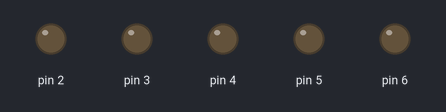
A sketch run on a simulated Arduino Uno, built with avr-gcc and run on an emulated ATmega328P. Shown: output pins drawn as LEDs (lit = HIGH).

Above: at 0.5 s.
At 5.0 s:
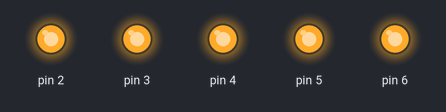
Timing chart, 0 to 6.9 s (numbered marks = the images above):
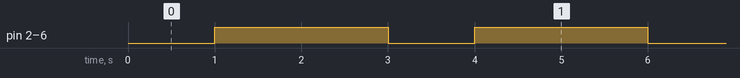

The sketch:

codigo.ino
```cpp
// C++ code
//
void setup()
{
  pinMode(2, OUTPUT);
  pinMode(3, OUTPUT);
  pinMode(4, OUTPUT);
  pinMode(5, OUTPUT);
  pinMode(6, OUTPUT);
}

void loop()
{
  delay(1000); // Wait for 1000 millisecond(s)
  digitalWrite(2, HIGH);
  digitalWrite(3, HIGH);
  digitalWrite(4, HIGH);
  digitalWrite(5, HIGH);
  digitalWrite(6, HIGH);
  delay(2000); // Wait for 1000 millisecond(s)
  digitalWrite(2, LOW);
  digitalWrite(3, LOW);
  digitalWrite(4, LOW);
  digitalWrite(5, LOW);
  digitalWrite(6, LOW);
}
```

Measured:
- by itself, pin 2–6: alternates HIGH for 2.0 s and LOW for 1.0 s
